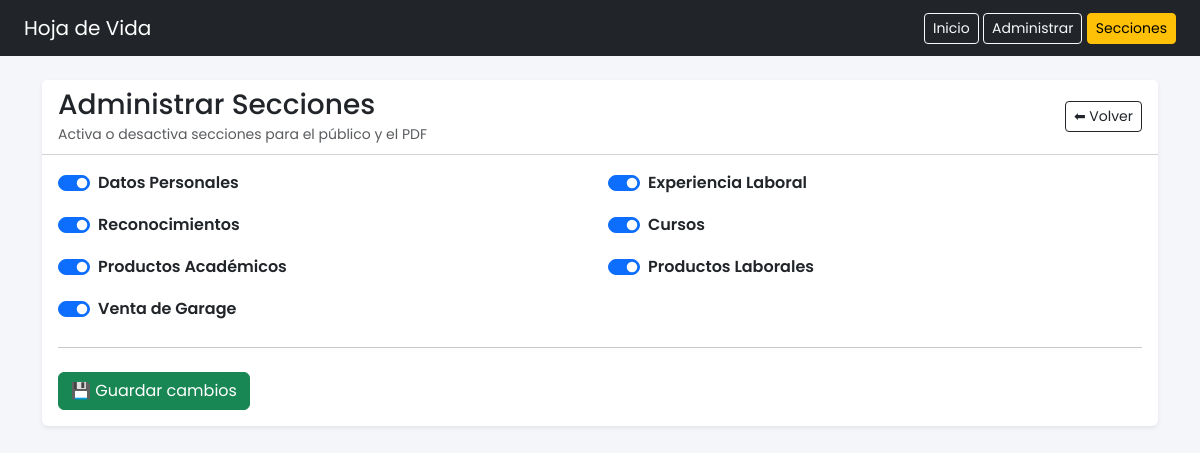
Page /admin-secciones/ (signed in) on the committed database.
### paginausuario/models.py (models this page shows, shortened)
class ConfigSeccionesCV(models.Model):
    mostrar_datos_personales = models.BooleanField(default=True)
    mostrar_experiencia = models.BooleanField(default=True)
    mostrar_reconocimientos = models.BooleanField(default=True)
    mostrar_cursos = models.BooleanField(default=True)
    mostrar_productos_academicos = models.BooleanField(default=True)
    mostrar_productos_laborales = models.BooleanField(default=True)
    mostrar_venta_garage = models.BooleanField(default=True)
    actualizado = models.DateTimeField(auto_now=True)
    class Meta:
        verbose_name = "Configuración CV"
        verbose_name_plural = "Configuración CV"

### paginausuario/views.py (the view)
# urls.py: path("admin-secciones/", views.secciones_admin, name="secciones_admin"),
@staff_member_required
def secciones_admin(request):
    cfg = get_cv_config()
    if request.method == "POST":
        form = ConfigSeccionesCVForm(request.POST, instance=cfg)
        if form.is_valid():
            form.save()
            return redirect("secciones_admin")
    else:
        form = ConfigSeccionesCVForm(instance=cfg)
    return render(request, "admin/secciones.html", {"form": form, "cfg": cfg})

### paginausuario/forms.py
class ConfigSeccionesCVForm(forms.ModelForm):
    class Meta:
        model = ConfigSeccionesCV
        fields = [
            "mostrar_datos_personales",
            "mostrar_experiencia",
            "mostrar_reconocimientos",
            "mostrar_cursos",
            "mostrar_productos_academicos",
            "mostrar_productos_laborales",
            "mostrar_venta_garage",
        ]
        widgets = {f: forms.CheckboxInput(attrs={"class": "form-check-input"}) for f in fields}

### paginausuario/views.py (called while the page is built)
def get_cv_config():
    cfg = ConfigSeccionesCV.objects.first()
    if not cfg:
        cfg = ConfigSeccionesCV.objects.create()
    return cfg

### paginausuario/templates/admin/secciones.html (shortened to what this page needs)
{% extends "az.html" %}
{% block content %}
<div class="card shadow-sm border-0">
  <div class="card-header bg-white d-flex justify-content-between align-items-center">
    <div>
      <h3 class="mb-0">Administrar Secciones</h3>
      <small class="text-muted">Activa o desactiva secciones para el público y el PDF</small>
    </div>
    <a href="{% url 'user_dashboard' %}" class="btn btn-outline-dark btn-sm">⬅ Volver</a>
  </div>
  <div class="card-body">
    <form method="post">
      <div class="row g-3">
        <div class="col-md-6">
          <div class="form-check form-switch">
            {{ form.mostrar_datos_personales }}
            <label class="form-check-label fw-semibold">Datos Personales</label>
          </div>
        </div>
        <div class="col-md-6">
          <div class="form-check form-switch">
            {{ form.mostrar_experiencia }}
            <label class="form-check-label fw-semibold">Experiencia Laboral</label>
          </div>
        </div>
        <div class="col-md-6">
          <div class="form-check form-switch">
            {{ form.mostrar_reconocimientos }}
            <label class="form-check-label fw-semibold">Reconocimientos</label>
          </div>
        </div>
        <div class="col-md-6">
          <div class="form-check form-switch">
            {{ form.mostrar_cursos }}
            <label class="form-check-label fw-semibold">Cursos</label>
          </div>
        </div>
        <div class="col-md-6">
          <div class="form-check form-switch">
            {{ form.mostrar_productos_academicos }}
            <label class="form-check-label fw-semibold">Productos Académicos</label>
          </div>
        </div>
        <div class="col-md-6">
          <div class="form-check form-switch">
            {{ form.mostrar_productos_laborales }}
            <label class="form-check-label fw-semibold">Productos Laborales</label>
          </div>
        </div>
        <div class="col-md-6">
          <div class="form-check form-switch">
            {{ form.mostrar_venta_garage }}
            <label class="form-check-label fw-semibold">Venta de Garage</label>
          </div>
        </div>
      </div>
      <hr class="my-4">
      <button class="btn btn-success">💾 Guardar cambios</button>
    </form>
  </div>
</div>
{% endblock %}

### paginausuario/templates/az.html (style rules this page uses)
body { font-family: 'Poppins', sans-serif; background-color: #f4f6f9; }

### rows in the picture
ConfigSeccionesCV: mostrar_datos_personales "☑", mostrar_experiencia "☑", mostrar_reconocimientos "☑", mostrar_cursos "☑", mostrar_productos_academicos "☑", mostrar_productos_laborales "☑", mostrar_venta_garage "☑"
